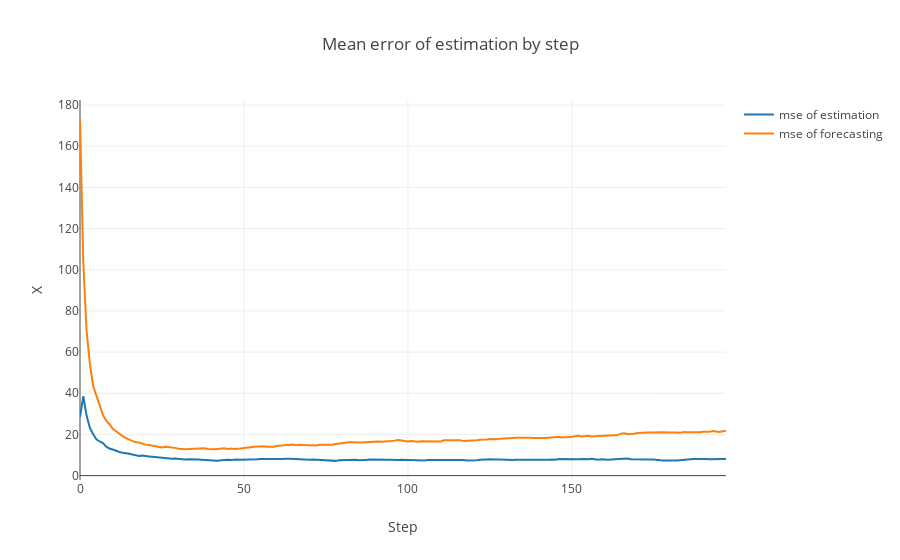

The cell this chart's notebook holds for it:
### Code cell
data = [
    go.Scatter(
        y=error_e[2:],
        name='mse of estimation'
    ),
    go.Scatter(
        y=error_f[2:],
        name='mse of forecasting'
    ),
]

layout= go.Layout(
    title= 'Mean error of estimation by step',
    xaxis= dict(
        title= 'Step',
    ),
    yaxis=dict(
        title= 'X',
    ),
    showlegend= True
)
fig= go.Figure(data=data, layout=layout)
iplot(fig)

### Figure 1 — Plotly figure (JSON) as saved in the notebook; plotly's stock layout.template omitted (floating-point values rounded to 4 significant figures; data arrays with more than 128 entries replaced by an {"elided": "..."} marker saying what was removed)
{"data": [{"name": "mse of estimation", "type": "scatter", "uid": "814b0b8a-3438-11e9-a889-20c9d081d2d3", "y": {"elided": "198 float values"}}, {"name": "mse of forecasting", "type": "scatter", "uid": "814b0e1e-3438-11e9-9c50-20c9d081d2d3", "y": {"elided": "198 float values"}}], "layout": {"showlegend": true, "title": "Mean error of estimation by step", "xaxis": {"title": "Step"}, "yaxis": {"title": "X"}}}
